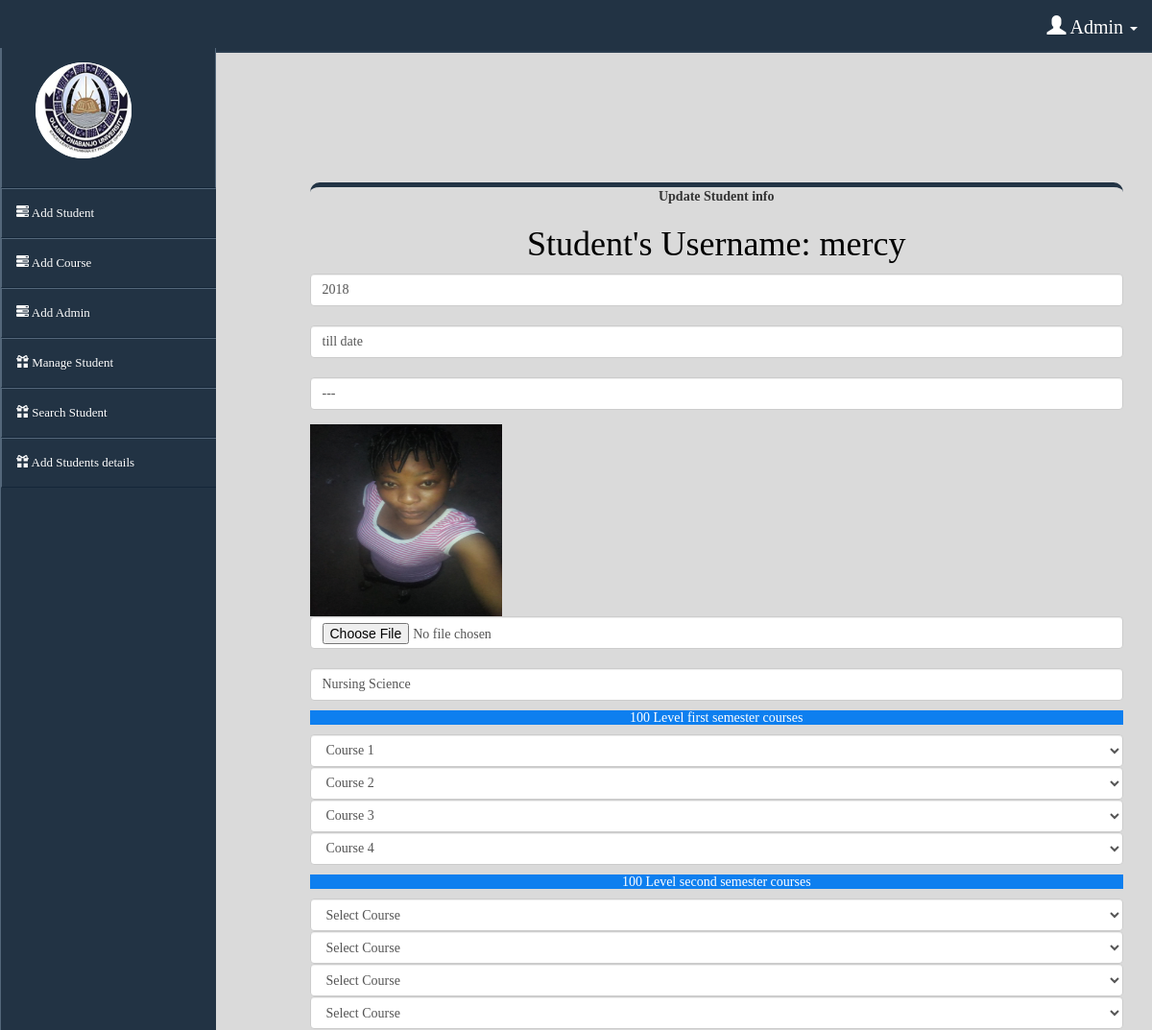
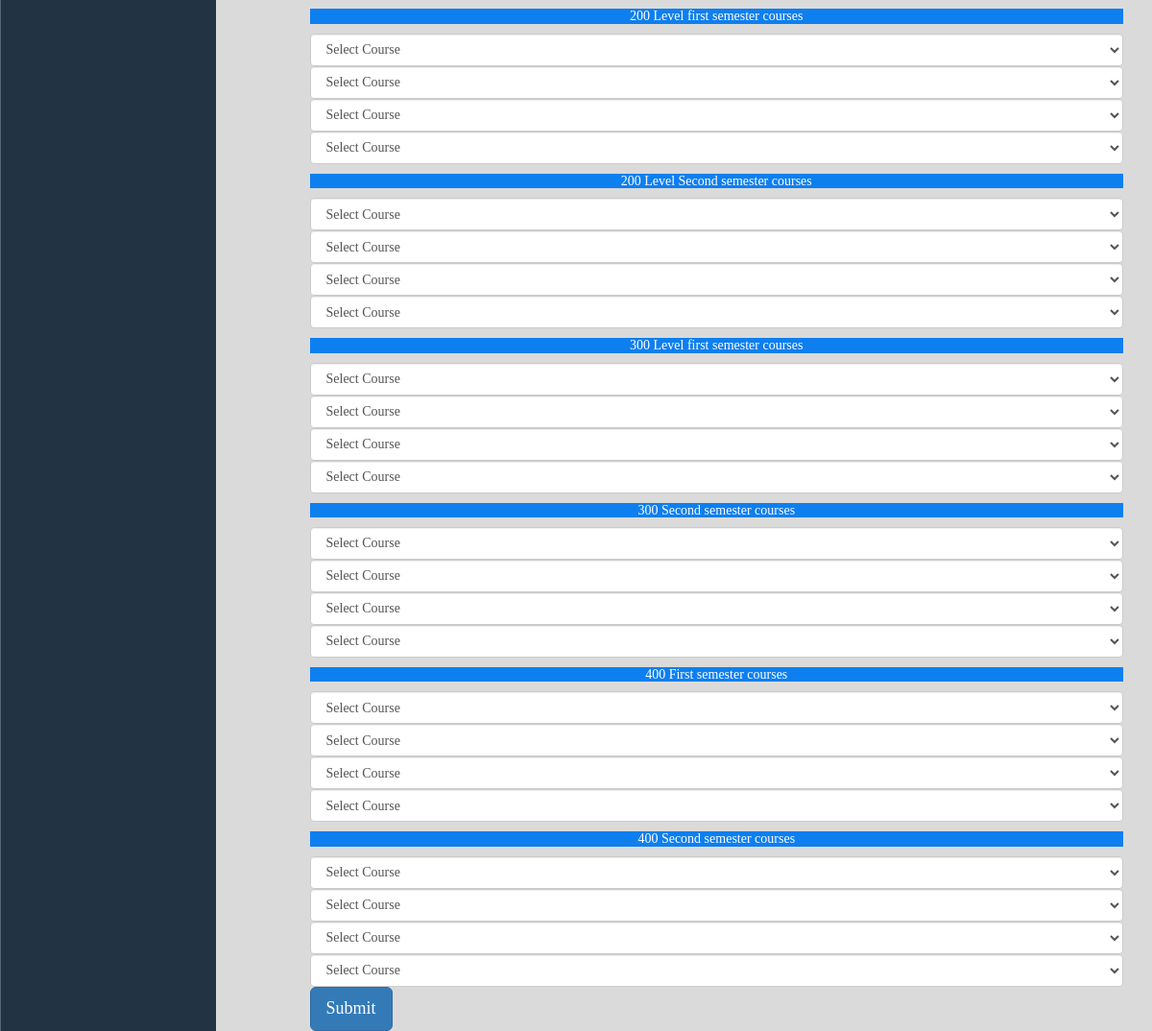
The app's page /edit.php?user=mercy with its own data (2 pictures, top to bottom).
### tables this page shows
CREATE TABLE `studentsignup` (
  `surname` varchar(20) NOT NULL,
  `firstname` varchar(20) NOT NULL,
  ` lastname` varchar(20) NOT NULL,
  `  gender` varchar(10) NOT NULL,
  ` email` varchar(150) NOT NULL,
  ` phone` varchar(15) NOT NULL,
  ` matric` varchar(20) NOT NULL,
  `username` varchar(20) NOT NULL,
  ` password` varchar(20) NOT NULL,
  `admission` varchar(1000) NOT NULL,
  `graduation` varchar(1000) NOT NULL,
  `cgpa` varchar(1000) NOT NULL,
  `pat` varchar(1000) NOT NULL,
  `dpt` varchar(200) NOT NULL,
  `c1` varchar(1000) NOT NULL,
  `c2` varchar(1000) NOT NULL,
  `c3` varchar(1000) NOT NULL,
  `c4` varchar(1000) NOT NULL,
  `c5` varchar(1000) NOT NULL,
  `c6` varchar(1000) NOT NULL,
  `c7` varchar(1000) NOT NULL,
  `c8` varchar(1000) NOT NULL,
  `d1` varchar(1000) NOT NULL,
  `d2` varchar(1000) NOT NULL,
  `d3` varchar(1000) NOT NULL,
  `d4` varchar(1000) NOT NULL,
  `d5` varchar(1000) NOT NULL,
  `d6` varchar(1000) NOT NULL,
  `d7` varchar(1000) NOT NULL,
  `d8` varchar(1000) NOT NULL,
  `e1` varchar(1000) NOT NULL,
  `e2` varchar(1000) NOT NULL,
  `e3` varchar(1000) NOT NULL,
  `e4` varchar(1000) NOT NULL,
  `e5` varchar(1000) NOT NULL,
  `e6` varchar(1000) NOT NULL,
  `e7` varchar(1000) NOT NULL,
  `e8` varchar(1000) NOT NULL,
  `f1` varchar(1000) NOT NULL,
  `f2` varchar(1000) NOT NULL,
  `f3` varchar(1000) NOT NULL,
  `f4` varchar(1000) NOT NULL,
  `f5` varchar(1000) NOT NULL,
  `f6` varchar(1000) NOT NULL,
  `f7` varchar(1000) NOT NULL,
  `f8` varchar(1000) NOT NULL
);

### edit.php (the view, shortened to what this page needs)
<?php
include 'connection.php';
include 'header2.php';
$user=$_GET['user'];
$sel5="SELECT*FROM studentsignup WHERE username='$user'";
$sel52=mysqli_query($con,$sel5);
$row4=mysqli_fetch_assoc($sel52);
?>
<div class="container">
	<div class="row">
		<div class="col-md-3 col-sm-0 col-xs-0 ">
		</div>
		<div class="col-md-9 col-sm-12 col-xs-12 ">
<form  method="post" style="height: 300px; border-top:5px solid #234; margin-top: 100px;border-radius: 10px;"  enctype="multipart/form-data" >
	<center><b>Update Student info <br><h1 style="color:black">Student's Username: <?php echo $user;?></h1></b></center>
<div class="form-group">
<input type="text" class="form-control" placeholder="Admission Year" required="required"  name='ady' value="<?php echo $row4['admission']?>"><br>
<input type="text" class="form-control" placeholder="Graduation Year" required="required"  name="gy" value="<?php echo $row4['graduation'];?>"><br>
<input type="text" class="form-control" placeholder="CGPA" required="required"  name="cgpa"
value="<?php echo $row4['cgpa'];?>">
</div>
<?php echo "<img src='/dun/upload/".$row4["pat"]."' height='200' width='200'>";?>
<input id="filefield" type="file" name="filefield" class="form-control" required="required"
  value="<?php  echo "<img src='/dun/upload/".$row4["pat"]."' height='200' width='200'>"; ?>" /><br>
<input id="filefield" type="text" name="dpt" class="form-control mt-2" required="required" placeholder="Department" value="<?php  echo $row4['dpt']; ?>" />
<div><h5 style="color:white;background-color: #0e7fef; text-align: center;">100 Level first semester courses</h5></div>
<select class="form-control" name="c1" required="required"  >
                         	<option disabled="disabled" selected="selected">Course 1</option>
</select>
<select class="form-control" name="c2" required="required" >
                         	<option disabled="disabled" selected="selected">Course 2</option>
</select>
<select class="form-control" name="c3" required="required" >
                         	<option disabled="disabled" selected="selected">Course 3</option>
</select>
<select class="form-control" name="c4" required="required" >
                         	<option disabled="disabled" selected="selected">Course 4</option>
</select>
<div><h5 style="color:white;background-color: #0e7fef; text-align: center;">100 Level second semester courses</h5></div>
<select class="form-control" name="c5" required="required"  >
                         	<option disabled="disabled" selected="selected">Select Course </option>
</select>
<select class="form-control" name="c6" required="required" >
                         	<option disabled="disabled" selected="selected">Select Course</option>
</select>
<select class="form-control" name="c7" required="required" >
                         	<option disabled="disabled" selected="selected">Select Course </option>
</select>
<select class="form-control" name="c8" required="required" >
                         	<option disabled="disabled" selected="selected">Select Course </option>
</select>
<div><h5 style="color:white;background-color: #0e7fef; text-align: center;">200 Level first semester courses</h5></div>
<select class="form-control" name="d1" required="required"  >
                         	<option disabled="disabled" selected="selected">Select Course </option>
</select>
<select class="form-control" name="d2" required="required" >
                         	<option disabled="disabled" selected="selected">Select Course</option>
</select>
<select class="form-control" name="d3" required="required" >
                         	<option disabled="disabled" selected="selected">Select Course </option>
</select>
<select class="form-control" name="d4" required="required" >
                         	<option disabled="disabled" selected="selected">Select Course </option>
</select>
<div><h5 style="color:white;background-color: #0e7fef; text-align: center;">200 Level Second semester courses</h5></div>
<select class="form-control" name="d5" required="required"  >
                         	<option disabled="disabled" selected="selected">Select Course </option>
</select>
<select class="form-control" name="d6" required="required" >
                         	<option disabled="disabled" selected="selected">Select Course</option>
</select>
<select class="form-control" name="d7" required="required" >
                         	<option disabled="disabled" selected="selected">Select Course </option>
</select>
<select class="form-control" name="d8" required="required" >
                         	<option disabled="disabled" selected="selected">Select Course </option>
</select>
<div><h5 style="color:white;background-color: #0e7fef; text-align: center;">300 Level first semester courses</h5></div>
<select class="form-control" name="e1" required="required"  >
                         	<option disabled="disabled" selected="selected">Select Course </option>
</select>
<select class="form-control" name="e2" required="required" >
                         	<option disabled="disabled" selected="selected">Select Course</option>
</select>
<select class="form-control" name="e3" required="required" >
                         	<option disabled="disabled" selected="selected">Select Course </option>
</select>
<select class="form-control" name="e4" required="required" >
                         	<option disabled="disabled" selected="selected">Select Course </option>
</select>
<div><h5 style="color:white;background-color: #0e7fef; text-align: center;">300 Second  semester courses</h5></div>
<select class="form-control" name="e5" required="required"  >
                         	<option disabled="disabled" selected="selected">Select Course </option>
</select>
<select class="form-control" name="e6" required="required" >
                         	<option disabled="disabled" selected="selected">Select Course</option>
</select>
<select class="form-control" name="e7" required="required" >
                         	<option disabled="disabled" selected="selected">Select Course </option>
</select>
<select class="form-control" name="e8" required="required" >
                         	<option disabled="disabled" selected="selected">Select Course </option>
</select>
<div><h5 style="color:white;background-color: #0e7fef; text-align: center;">400 First  semester courses</h5></div>
<select class="form-control" name="f1" required="required"  >
                         	<option disabled="disabled" selected="selected">Select Course </option>
</select>
<select class="form-control" name="f2" required="required" >
                         	<option disabled="disabled" selected="selected">Select Course</option>
</select>
<select class="form-control" name="f3" required="required" >
                         	<option disabled="disabled" selected="selected">Select Course </option>
</select>
<select class="form-control" name="f4" required="required" >
                         	<option disabled="disabled" selected="selected">Select Course </option>
</select>
<div><h5 style="color:white;background-color: #0e7fef; text-align: center;">400 Second  semester courses</h5></div>
<select class="form-control" name="f5" required="required"  >
                         	<option disabled="disabled" selected="selected">Select Course </option>
</select>
<select class="form-control" name="f6" required="required" >
                         	<option disabled="disabled" selected="selected">Select Course</option>
</select>
<select class="form-control" name="f7" required="required" >
                         	<option disabled="disabled" selected="selected">Select Course </option>
</select>
<select class="form-control" name="f8" required="required" >
                         	<option disabled="disabled" selected="selected">Select Course </option>
</select>
<button type="submit" class="btn btn-lg btn-primary ddd" name="upload">Submit</button>
</form>
</div>
</div>
</div>

### assets/css/style.css (style rules this page uses)
body > .container { padding: 70px 15px 0; }

### header2.php (style rules this page uses)
body { font-family: ubuntu; background-color: rgb(218,218,218); }

### records on screen
studentsignup: ady "2018", gy "till date", cgpa "---", pat (picture), dpt "Nursing Science"

### other values on screen
$user "mercy"
